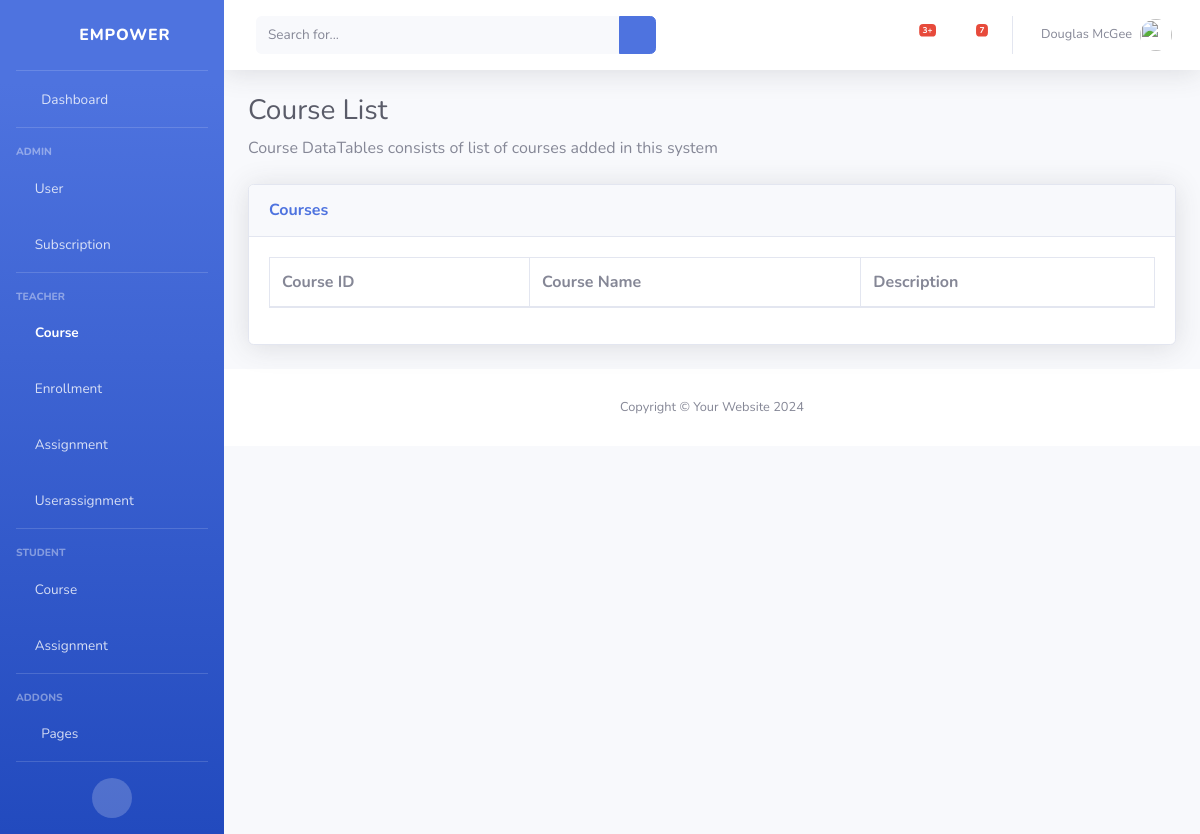
Page /courses/ on the earlier database version.
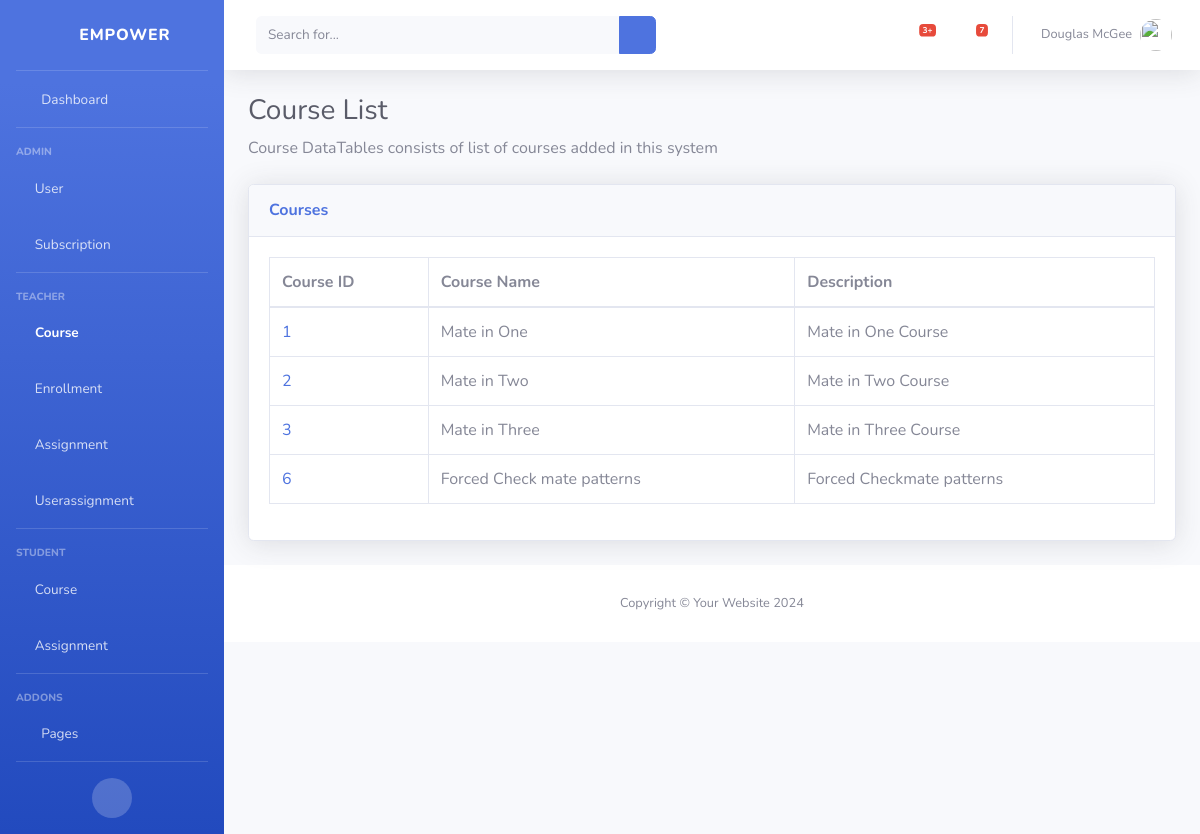
Same page on the later database version.
### classRoom/models.py (models this page shows)
class Course(models.Model):
    id = models.AutoField(primary_key=True)
    course_name = models.CharField(max_length=100)
    course_description = models.TextField()

### classRoom/views.py (the view)
# urls.py: path('courses/',view_courses,name="view_courses"),
def view_courses(request):
	course_data = Course.objects.all()
	print(course_data)
	return render(request,"view_courses.html",{'course_data': course_data} )

### classRoom/templates/view_courses.html
{% extends 'base.html' %}
{% block content %}
<h1 class="h3 mb-2 text-gray-800">Course List</h1>
<p class="mb-4">Course DataTables consists of list of courses added in this system</p>
<div class="card shadow mb-4">
    <div class="card-header py-3">
        <h6 class="m-0 font-weight-bold text-primary">Courses</h6>
    </div>
    <div class="card-body">
        <div class="table-responsive">
            <table class="table table-bordered" id="dataTable" width="100%" cellspacing="0">
                <thead>
                    <tr>
                        <th>Course ID</th>
                        <th>Course Name</th>
                        <th>Description</th>
                    </tr>
                </thead>
                <tbody>
                    {% for course in course_data %}
                <tr>
                    <td>
                        <a href="/course/{{ course.id }}/">{{ course.id }}</a>
                    </td>
                    <td>{{ course.course_name }}</td>
                    <td>{{ course.course_description }}</td>
                </tr>
            {% endfor %}
                </tbody>
            </table>
        </div>
    </div>
</div>
{% endblock %}

### classRoom/templates/base.html (shortened to what this page needs)
{% load static %}
<!DOCTYPE html>
<html lang="en">
<head>
    <link rel="stylesheet" href="{% static 'vendor/fontawesome-free/css/all.min.css' %}" type="text/css">
    <link rel="stylesheet" href="{% static 'css/sb-admin-2.min.css' %}">
</head>
<body id="page-top">
    <div id="wrapper">
        <ul class="navbar-nav bg-gradient-primary sidebar sidebar-dark accordion" id="accordionSidebar">
            <a class="sidebar-brand d-flex align-items-center justify-content-center" href="{% url 'index' %}">
                <div class="sidebar-brand-icon rotate-n-15">
                    <i class="fas fa-chess-knight"></i>
                </div>
                <div class="sidebar-brand-text mx-3">Empower</div>
            </a>
            <hr class="sidebar-divider my-0">
            <li class="nav-item">
                <a class="nav-link" href="{% url 'index' %}">
                    <i class="fas fa-fw fa-tachometer-alt"></i>
                    <span>Dashboard</span></a>
            </li>
            <hr class="sidebar-divider">
            <div class="sidebar-heading">
                Admin
            </div>
            <li class="nav-item">
                <a class="nav-link" href="{% url 'view_users' %}" >
                    <i class="fas fa-user-shield"></i>
                    <span>User</span>
                </a>
            </li>
            <li class="nav-item">
                <a class="nav-link" href="{% url 'view_subscriptions' %}" >
                    <i class="fas fa-user-shield"></i>
                    <span>Subscription</span>
                </a>
            </li>
            <hr class="sidebar-divider">
            <div class="sidebar-heading">
                Teacher
            </div>
            <li class="nav-item">
                <a class="nav-link" href="{% url 'view_courses' %}" >
                    <i class="fas fa-chalkboard-teacher"></i>
                    <span>Course</span>
                </a>
            </li>
            <li class="nav-item">
                <a class="nav-link" href="{% url 'view_enrollments' %}" >
                    <i class="fas fa-chalkboard-teacher"></i>
                    <span>Enrollment</span>
                </a>
            </li>
            <li class="nav-item">
                <a class="nav-link" href="{% url 'view_assignments' %}" >
                    <i class="fas fa-chalkboard-teacher"></i>
                    <span>Assignment</span>
                </a>
            </li>
            <li class="nav-item">
                <a class="nav-link" href="{% url 'view_userassignments' %}" >
                    <i class="fas fa-chalkboard-teacher"></i>
                    <span>Userassignment</span>
                </a>
            </li>
            <hr class="sidebar-divider">
            <div class="sidebar-heading">
                Student
            </div>
            <li class="nav-item">
                <a class="nav-link" href="{% url 'view_courses' %}" >
                    <i class="fas fa-user-graduate"></i>
                    <span>Course</span>
                </a>
                <a class="nav-link" href="{% url 'view_assignments' %}" >
                    <i class="fas fa-user-graduate"></i>
                    <span>Assignment</span>
                </a>
            </li>
            <hr class="sidebar-divider">
            <div class="sidebar-heading">
                Addons
            </div>
            <li class="nav-item">
                <a class="nav-link collapsed" href="#" data-toggle="collapse" data-target="#collapsePages"
                    aria-expanded="true" aria-controls="collapsePages">
                    <i class="fas fa-fw fa-folder"></i>
                    <span>Pages</span>
                </a>
            </li>
            <hr class="sidebar-divider d-none d-md-block">
            <div class="text-center d-none d-md-inline">
                <button class="rounded-circle border-0" id="sidebarToggle"></button>
            </div>
        </ul>
        <div id="content-wrapper" class="d-flex flex-column">
            <nav class="navbar navbar-expand navbar-light bg-white topbar mb-4 static-top shadow">
                <form
                    class="d-none d-sm-inline-block form-inline mr-auto ml-md-3 my-2 my-md-0 mw-100 navbar-search">
                    <div class="input-group">
                        <input type="text" class="form-control bg-light border-0 small" placeholder="Search for..."
                            aria-label="Search" aria-describedby="basic-addon2">
                        <div class="input-group-append">
                            <button class="btn btn-primary" type="button">
                                <i class="fas fa-search fa-sm"></i>
                            </button>
                        </div>
                    </div>
                </form>
                <ul class="navbar-nav ml-auto">
                    <li class="nav-item dropdown no-arrow mx-1">
                        <a class="nav-link dropdown-toggle" href="#" id="alertsDropdown" role="button"
                            data-toggle="dropdown" aria-haspopup="true" aria-expanded="false">
                            <i class="fas fa-bell fa-fw"></i>
                            <span class="badge badge-danger badge-counter">3+</span>
                        </a>
                    </li>
                    <li class="nav-item dropdown no-arrow mx-1">
                        <a class="nav-link dropdown-toggle" href="#" id="messagesDropdown" role="button"
                            data-toggle="dropdown" aria-haspopup="true" aria-expanded="false">
                            <i class="fas fa-envelope fa-fw"></i>
                            <span class="badge badge-danger badge-counter">7</span>
                        </a>
                    </li>
                    <li class="nav-item dropdown no-arrow">
                        <a class="nav-link dropdown-toggle" href="#" id="userDropdown" role="button"
                            data-toggle="dropdown" aria-haspopup="true" aria-expanded="false">
                            <span class="mr-2 d-none d-lg-inline text-gray-600 small">Douglas McGee</span>
                            <img class="img-profile rounded-circle" src="{% static 'img/undraw_profile.svg' %}">
                        </a>
                    </li>
                </ul>
            </nav>
            <div class="container-fluid">
                {% block content %}
                {% endblock %}
            </div>
            <footer class="sticky-footer bg-white">
                <div class="container my-auto">
                    <div class="copyright text-center my-auto">
                        <span>Copyright &copy; Your Website 2024</span>
                    </div>
                </div>
            </footer>
        </div>
    </div>
</body>
</html>

Differences in the rows shown:
added Course: id "1", course_name "Mate in One", course_description "Mate in One Course"
added Course: id "2", course_name "Mate in Two", course_description "Mate in Two Course"
added Course: id "3", course_name "Mate in Three", course_description "Mate in Three Course"
added Course: id "6", course_name "Forced Check mate patterns", course_description "Forced Checkmate patterns"
